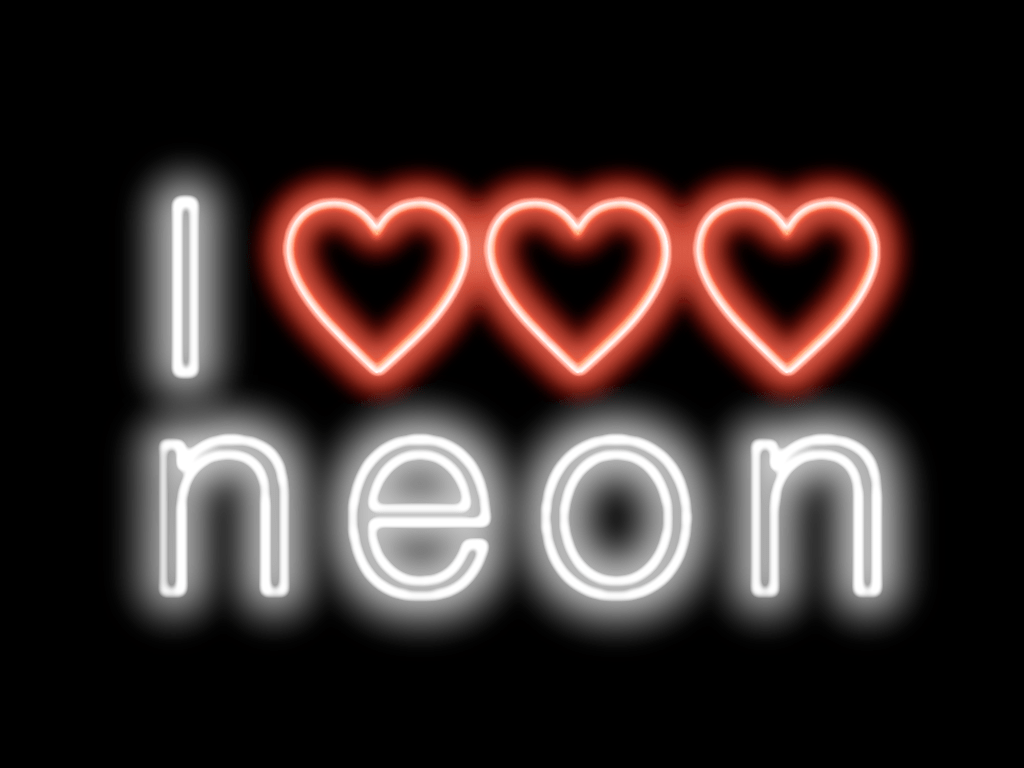
#> input picture neon-text.png, 1024 x 768 px
$ python lecture2.py
#> lines starting #> are read from the running program, lines starting #| are printed output that depends on the picture; after the words box and inside, x2 and y2 are one past the last pixel; in counts of white or black regions, pixels touching at a corner belong together
import cv2
import numpy as np

img = cv2.imread('neon-text.png')
#> img is the input picture: shape (768, 1024, 3); mean B, G, R 40.4, 42.1, 55
img_gray = cv2.cvtColor(img, cv2.COLOR_BGR2GRAY)
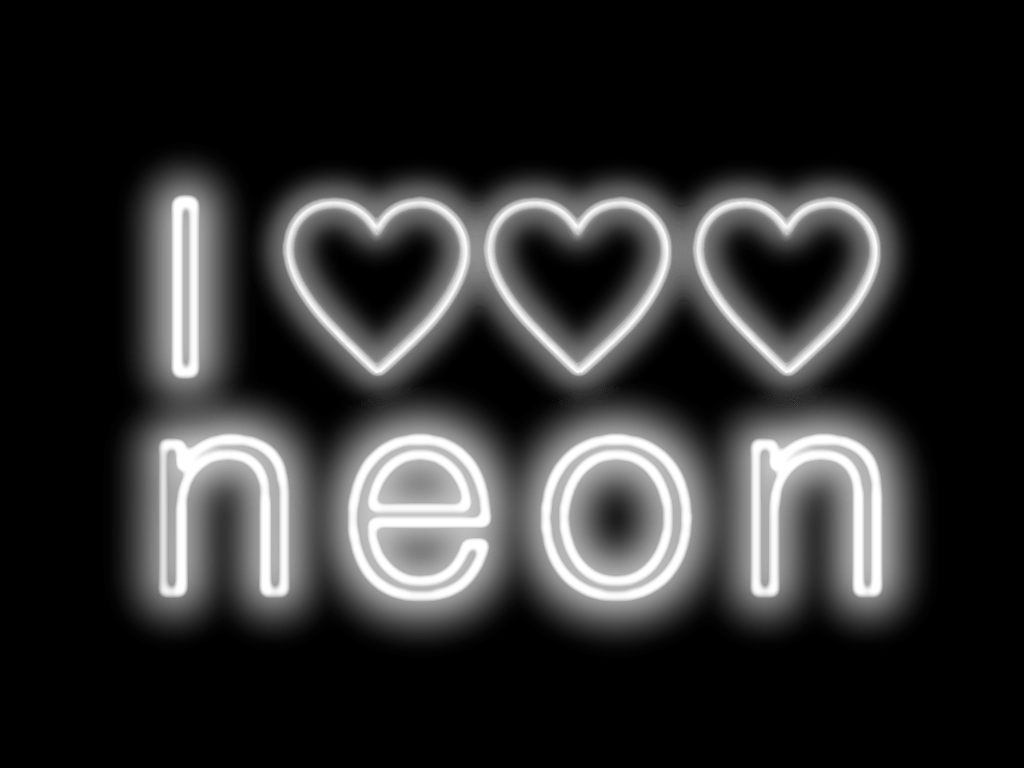
#> img_gray: shape (768, 1024); min 0, max 255, mean 45.8
template = cv2.imread('heartTemplate.jpg', 0)
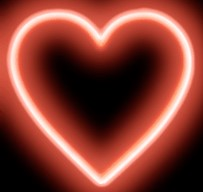
#> input picture heartTemplate.jpg, 203 x 192 px
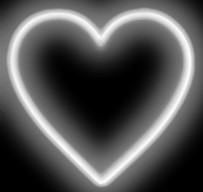
#> template: shape (192, 203); min 0, max 255, mean 83.4
w, h = template.shape[::-1]
#> w = 203; h = 192

res = cv2.matchTemplate(img_gray,template,cv2.TM_CCOEFF_NORMED)
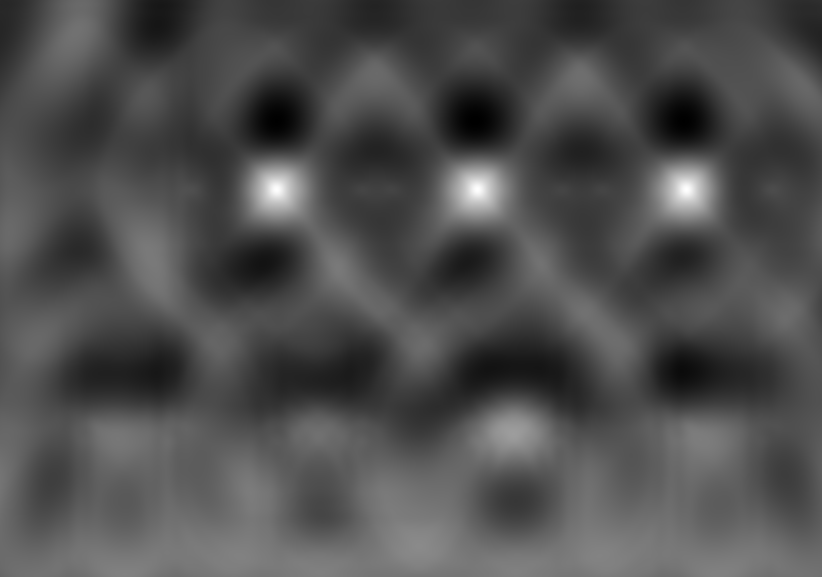
#> res: shape (577, 822) float32; min -0.464, max 1, mean -0.00999; drawn with min black and max white
threshold = 0.8
loc = np.where( res >= threshold)
#> loc = 712 positions, rows 181 to 197, columns 269 to 694

for pt in zip(*loc[::-1]):
    cv2.rectangle(img, pt, (pt[0] + w, pt[1] + h), (0,0,255), 2)
#> this loop made 712 passes
#> pt on passes 1 to 3: (273, 181), (274, 181), (275, 181)
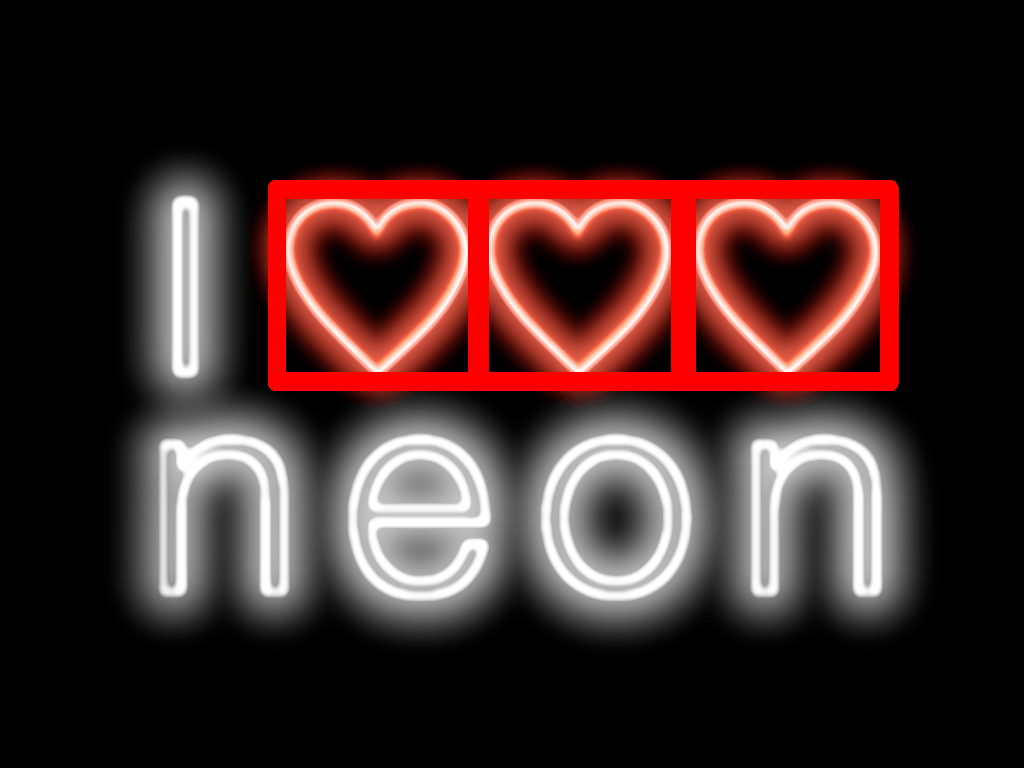
#> img: shape (768, 1024, 3); 4.87% of pixels changed, all inside (x1, y1, x2, y2) = (268, 180, 899, 391)
cv2.imwrite('res.png',img)
